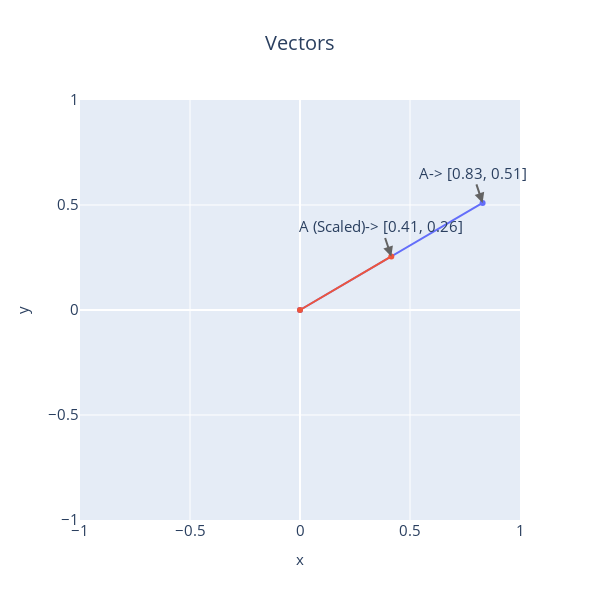

The notebook cell this image was saved under:
### Code cell
plot_vector_points([A, AT], names=["A", "A (Scaled)"])

### Figure 1 — Plotly figure (JSON) as saved in the notebook; plotly's stock layout.template omitted (floating-point values rounded to 4 significant figures)
{"data": [{"name": "A", "type": "scatter", "x": [0, 0.83], "y": [0, 0.51]}, {"name": "A (Scaled)", "type": "scatter", "x": [0, 0.415], "y": [0, 0.255]}], "layout": {"annotations": [{"arrowcolor": "#636363", "arrowhead": 2, "arrowsize": 1, "arrowwidth": 2, "font": {"size": 15}, "text": "A-> [0.83, 0.51]", "x": 0.83, "y": 0.51}, {"arrowcolor": "#636363", "arrowhead": 2, "arrowsize": 1, "arrowwidth": 2, "font": {"size": 15}, "text": "A (Scaled)-> [0.41, 0.26]", "x": 0.415, "y": 0.255}], "autosize": false, "height": 600, "legend": {"title": {}}, "showlegend": false, "title": {"font": {"size": 20}, "text": "Vectors", "x": 0.5}, "width": 600, "xaxis": {"range": [-1, 1], "tickfont": {"size": 15}, "title": {"font": {"size": 15}, "text": "x"}}, "yaxis": {"range": [-1, 1], "tickfont": {"size": 15}, "title": {"font": {"size": 15}, "text": "y"}}}}
